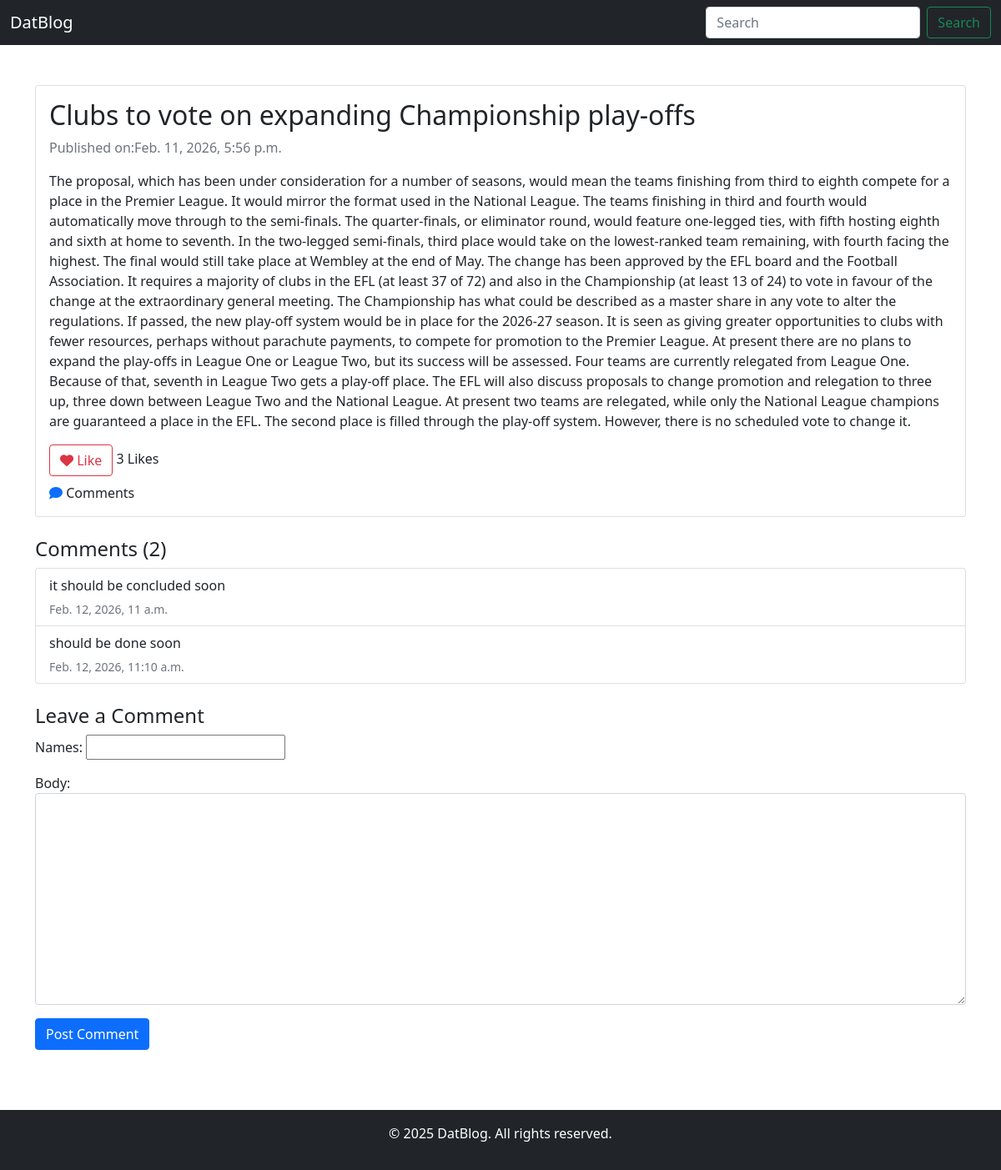
The app's page /posts/4/ with its own data.
### blog/models.py (models this page shows)
class blog(models.Model):
    title = models.CharField(max_length = 200)
    image = models.CharField(max_length =2025)
    content = models.TextField()
    description = models.CharField(max_length = 200)
    date = models.DateTimeField(auto_now_add=True)
    likes = models.PositiveIntegerField(default = 0)

class comment(models.Model):
    posts = models.ForeignKey(blog, related_name="comments", on_delete=models.CASCADE)
    names = models.CharField(max_length = 300 )
    emails =  models.EmailField()
    body = models.TextField()
    date = models.DateTimeField(auto_now_add = True)

### blog/views.py (the view)
# urls.py: path('posts/<int:pk>/',blog_detail,name="detail"),
def blog_detail(request,pk):
    posts = get_object_or_404(blog,pk=pk)
    comments = posts.comments.all
    if request .method == "POST":
        form = commentform(request.POST)
        if form.is_valid():
            comment = form.save(commit=False)
            comment.posts = posts
            comment.save()
            return redirect("detail",pk=pk)
    else:
        form = commentform()
    return render(request,"detail.html",{"posts":posts, "form":form ,'comments':comments})

### blog/forms.py
class commentform(forms.ModelForm):
    class Meta:
        model = comment
        fields = ('names','body')
        widgets={
            "name": forms.TextInput(attrs={
                "class":"form-control"
            }),
            "body":forms.Textarea(attrs={
                "class":"form-control"
            })
        }

### blog/templates/detail.html (shortened to what this page needs)
{% extends "base.html"%}
{%block content%}
    <div class="container my-5">
      <div class="row">
        <div class="col-lg-12 mx-auto">
          <div class="card">
            <div class="card-body">
              <h2 class="card-title">
                {{posts.title}}
              </h2>
              <p class="text-muted">Published on:{{posts.date}}</p>
              <p class="card-text">
                {{posts.content}}
              </p>
              <form method = "POST" action = "{%url 'like' posts.pk%}">
                <button type="submit" class="btn btn-outline-danger">
                  <i class="fa fa-heart"></i> Like
                </button>
                <span>{{posts.likes}}</span> Likes
              </form>
              <div class="mt-2">
                <i class="fa fa-comment text-primary"></i>
                 Comments
              </div>
            </div>
          </div>
          <div class="mt-4">
            <h4>Comments ({{comments.count}})</h4>
            <ul class="list-group">
              {%for comment in comments%}
              <li class="list-group-item">
                <p class="mb-1">
                  <strong>{{comment.name}}</strong> {{comment.body}}
                </p>
                <small class="text-muted">{{comment.date}}</small>
              </li>
              {%empty%}
              <li class="list-group-item text-muted">
                No comments yet. Be the first to comment!
              </li>
              {%endfor%}
            </ul>
          </div>
      <div class="mt-4">
        <h4>Leave a Comment</h4>
        <form method="POST">
          <div class="mb-3">{{form.as_p}}</div>
          <button type="submit" class="btn btn-primary">Post Comment</button>
        </form>
      </div>
    </div>
  </div>
</div>
{%endblock%}

### blog/templates/base.html (shortened to what this page needs)
<!DOCTYPE html>
<html lang="en">
  <head>
    <link
      href="https://cdn.jsdelivr.net/npm/bootstrap@5.0.2/dist/css/bootstrap.min.css"
      rel="stylesheet"
    />
  <link rel="stylesheet" href="https://cdnjs.cloudflare.com/ajax/libs/font-awesome/6.4.2/css/all.min.css">
  </head>
  <body>
        <nav class="navbar navbar-light bg-dark">
            <div class="container-fluid">
            <a class="navbar-brand mb-0 h1" href="{%url 'list'%}" style="color: white"> DatBlog</a>
            <form class="d-flex" action="{%url 'search' %}">
                <input
                class="form-control me-2"
                type="search"
                placeholder="Search"
                name='q'
                aria-label="Search"
        />
        <button class="btn btn-outline-success" type="submit">Search</button>
      </form>
    </div>
  </nav>
  <div>{%block content%}{% endblock %}</div>
        <br />   <footer class="bg-dark text-white text-center py-3">
    <p>&copy; 2025 DatBlog. All rights reserved.</p>
  </footer>
</body>
</html>

### records on screen
blog: title "Clubs to vote on expanding Championship play-offs", date "Feb. 11, 2026, 5:56 p.m.", content "The proposal, which has been under consideration for a number of seasons, would mean the teams finishing from third to eighth compete for a place in the Premier League. It would mirror the format used in the National League. The teams finishing in third and fourth would automatically move through to the semi-finals. The quarter-finals, or eliminator round, would feature one-legged ties, with fifth hosting eighth and sixth at home to seventh. In the two-legged semi-finals, third place would take on the lowest-ranked team remaining, with fourth facing the highest. The final would still take place at Wembley at the end of May. The change has been approved by the EFL board and the Football…", likes "3", count "2"
comment: body "it should be concluded soon", date "Feb. 12, 2026, 11 a.m."
comment: body "should be done soon", date "Feb. 12, 2026, 11:10 a.m."
